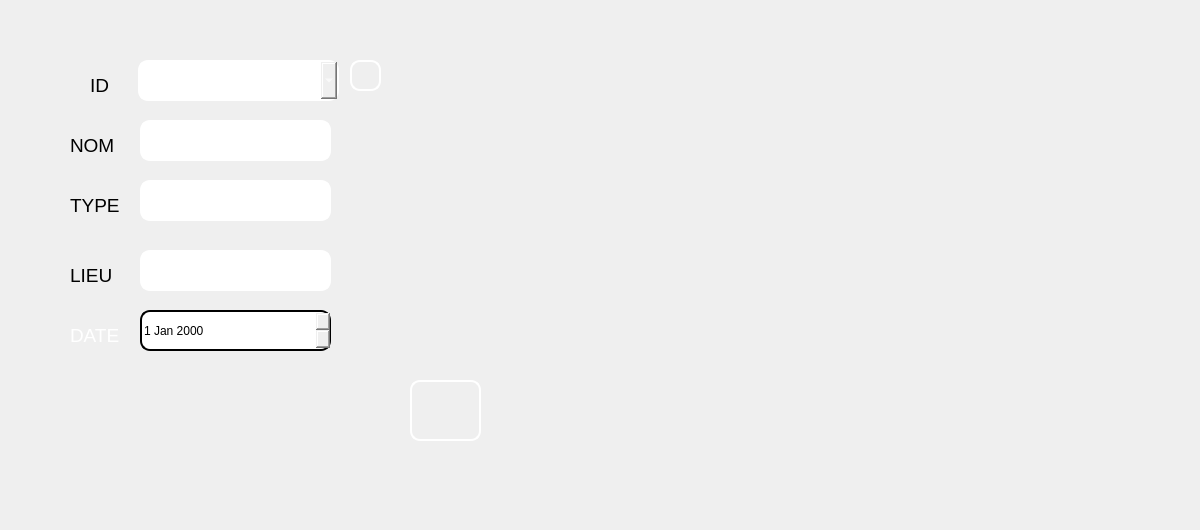
      <widget class="QWidget" name="tab_12">
       <attribute name="title">
        <string>Modifier</string>
       </attribute>
       <widget class="QPushButton" name="pb_modifier_evenements">
        <property name="geometry">
         <rect>
          <x>410</x>
          <y>380</y>
          <width>71</width>
          <height>61</height>
         </rect>
        </property>
        <property name="styleSheet">
         <string notr="true">border-style: solid;
border-color: white;
border-width: 2px;
border-radius: 10px;
color: rgb(255, 255, 255);
background-image: url(:/img/img/illustration-refresh-icon_53876-5630.jpg);
</string>
        </property>
        <property name="text">
         <string/>
        </property>
       </widget>
       <widget class="QLineEdit" name="lineEdit_nom_2_ev">
        <property name="geometry">
         <rect>
          <x>140</x>
          <y>120</y>
          <width>191</width>
          <height>41</height>
         </rect>
        </property>
        <property name="styleSheet">
         <string notr="true">border-style: solid;
border-color: white;
border-width: 2px;
border-radius: 10px;
color: rgb(255, 255, 255);</string>
        </property>
       </widget>
       <widget class="QLineEdit" name="lineEdit_type_2_ev">
        <property name="geometry">
         <rect>
          <x>140</x>
          <y>180</y>
          <width>191</width>
          <height>41</height>
         </rect>
        </property>
        <property name="styleSheet">
         <string notr="true">border-style: solid;
border-color: white;
border-width: 2px;
border-radius: 10px;
color: rgb(255, 255, 255);
</string>
        </property>
       </widget>
       <widget class="QLineEdit" name="lineEdit_lieu_2">
        <property name="geometry">
         <rect>
          <x>140</x>
          <y>250</y>
          <width>191</width>
          <height>41</height>
         </rect>
        </property>
        <property name="styleSheet">
         <string notr="true">border-style: solid;
border-color: white;
border-width: 2px;
border-radius: 10px;
color: rgb(255, 255, 255);</string>
        </property>
       </widget>
       <widget class="QComboBox" name="comboBox_8_ev">
        <property name="geometry">
         <rect>
          <x>138</x>
          <y>60</y>
          <width>201</width>
          <height>41</height>
         </rect>
        </property>
        <property name="styleSheet">
         <string notr="true">border-style: solid;
border-color: white;
border-width: 2px;
border-radius: 10px;
color: rgb(255, 255, 255);</string>
        </property>
       </widget>
       <widget class="QPushButton" name="pb_confirmer_evenements">
        <property name="geometry">
         <rect>
          <x>350</x>
          <y>60</y>
          <width>31</width>
          <height>31</height>
         </rect>
        </property>
        <property name="styleSheet">
         <string notr="true">border-style: solid;
background-image: url(:/img/img/GreenCheck.jpg);
border-color: white;
border-width: 2px;
border-radius: 10px;
color: rgb(255, 255, 255);</string>
        </property>
        <property name="text">
         <string/>
        </property>
       </widget>
       <widget class="QDateEdit" name="dateEdit_ev99">
        <property name="geometry">
         <rect>
          <x>140</x>
          <y>310</y>
          <width>191</width>
          <height>41</height>
         </rect>
        </property>
        <property name="styleSheet">
         <string notr="true">border-style:solid;
bordor-color:white;
border-width:2px;
border-radius:10px;
color:rjb(255,255,255);</string>
        </property>
       </widget>
       <widget class="QLabel" name="label_88">
        <property name="enabled">
         <bool>false</bool>
        </property>
        <property name="geometry">
         <rect>
          <x>90</x>
          <y>70</y>
          <width>31</width>
          <height>31</height>
         </rect>
        </property>
        <property name="maximumSize">
         <size>
          <width>94</width>
          <height>76</height>
         </size>
        </property>
        <property name="font">
         <font>
          <family>MS Shell Dlg 2</family>
          <pointsize>11</pointsize>
          <weight>50</weight>
          <italic>false</italic>
          <bold>false</bold>
         </font>
        </property>
        <property name="toolTip">
         <string>&lt;html&gt;&lt;head/&gt;&lt;body&gt;&lt;p&gt;ID&lt;/p&gt;&lt;/body&gt;&lt;/html&gt;</string>
        </property>
        <property name="styleSheet">
         <string notr="true">background-image: url(:/img/img/585e4adacb11b227491c3392.png);

color: rgb(0, 0, 0);
</string>
        </property>
        <property name="text">
         <string>&lt;html&gt;&lt;head/&gt;&lt;body&gt;&lt;p&gt;&lt;span style=&quot; font-size:14pt;&quot;&gt;ID&lt;/span&gt;&lt;/p&gt;&lt;/body&gt;&lt;/html&gt;</string>
        </property>
        <property name="wordWrap">
         <bool>false</bool>
        </property>
       </widget>
       <widget class="QLabel" name="label_89">
        <property name="enabled">
         <bool>false</bool>
        </property>
        <property name="geometry">
         <rect>
          <x>70</x>
          <y>260</y>
          <width>51</width>
          <height>31</height>
         </rect>
        </property>
        <property name="maximumSize">
         <size>
          <width>94</width>
          <height>76</height>
         </size>
        </property>
        <property name="font">
         <font>
          <family>MS Shell Dlg 2</family>
          <pointsize>11</pointsize>
          <weight>50</weight>
          <italic>false</italic>
          <bold>false</bold>
         </font>
        </property>
        <property name="toolTip">
         <string>&lt;html&gt;&lt;head/&gt;&lt;body&gt;&lt;p&gt;ID&lt;/p&gt;&lt;/body&gt;&lt;/html&gt;</string>
        </property>
        <property name="styleSheet">
         <string notr="true">background-image: url(:/img/img/585e4adacb11b227491c3392.png);

color: rgb(0, 0, 0);
</string>
        </property>
        <property name="text">
         <string>&lt;html&gt;&lt;head/&gt;&lt;body&gt;&lt;p&gt;&lt;span style=&quot; font-size:14pt;&quot;&gt;LIEU&lt;/span&gt;&lt;/p&gt;&lt;/body&gt;&lt;/html&gt;</string>
        </property>
        <property name="wordWrap">
         <bool>false</bool>
        </property>
       </widget>
       <widget class="QLabel" name="label_90">
        <property name="enabled">
         <bool>false</bool>
        </property>
        <property name="geometry">
         <rect>
          <x>70</x>
          <y>190</y>
          <width>51</width>
          <height>31</height>
         </rect>
        </property>
        <property name="maximumSize">
         <size>
          <width>94</width>
          <height>76</height>
         </size>
        </property>
        <property name="font">
         <font>
          <family>MS Shell Dlg 2</family>
          <pointsize>11</pointsize>
          <weight>50</weight>
          <italic>false</italic>
          <bold>false</bold>
         </font>
        </property>
        <property name="toolTip">
         <string>&lt;html&gt;&lt;head/&gt;&lt;body&gt;&lt;p&gt;ID&lt;/p&gt;&lt;/body&gt;&lt;/html&gt;</string>
        </property>
        <property name="styleSheet">
         <string notr="true">background-image: url(:/img/img/585e4adacb11b227491c3392.png);

color: rgb(0, 0, 0);
</string>
        </property>
        <property name="text">
         <string>&lt;html&gt;&lt;head/&gt;&lt;body&gt;&lt;p&gt;&lt;span style=&quot; font-size:14pt;&quot;&gt;TYPE&lt;/span&gt;&lt;/p&gt;&lt;/body&gt;&lt;/html&gt;</string>
        </property>
        <property name="wordWrap">
         <bool>false</bool>
        </property>
       </widget>
       <widget class="QLabel" name="label_91">
        <property name="enabled">
         <bool>false</bool>
        </property>
        <property name="geometry">
         <rect>
          <x>70</x>
          <y>320</y>
          <width>61</width>
          <height>31</height>
         </rect>
        </property>
        <property name="maximumSize">
         <size>
          <width>94</width>
          <height>76</height>
         </size>
        </property>
        <property name="font">
         <font>
          <family>MS Shell Dlg 2</family>
          <pointsize>11</pointsize>
          <weight>50</weight>
          <italic>false</italic>
          <bold>false</bold>
         </font>
        </property>
        <property name="toolTip">
         <string>&lt;html&gt;&lt;head/&gt;&lt;body&gt;&lt;p&gt;ID&lt;/p&gt;&lt;/body&gt;&lt;/html&gt;</string>
        </property>
        <property name="styleSheet">
         <string notr="true">background-image: url(:/img/img/585e4adacb11b227491c3392.png);

color: rgb(255,255,255);
</string>
        </property>
        <property name="text">
         <string>&lt;html&gt;&lt;head/&gt;&lt;body&gt;&lt;p&gt;&lt;span style=&quot; font-size:14pt;&quot;&gt;DATE&lt;/span&gt;&lt;/p&gt;&lt;/body&gt;&lt;/html&gt;</string>
        </property>
        <property name="wordWrap">
         <bool>false</bool>
        </property>
       </widget>
       <widget class="QLabel" name="label_92">
        <property name="enabled">
         <bool>false</bool>
        </property>
        <property name="geometry">
         <rect>
          <x>70</x>
          <y>130</y>
          <width>51</width>
          <height>31</height>
         </rect>
        </property>
        <property name="maximumSize">
         <size>
          <width>94</width>
          <height>76</height>
         </size>
        </property>
        <property name="font">
         <font>
          <family>MS Shell Dlg 2</family>
          <pointsize>11</pointsize>
          <weight>50</weight>
          <italic>false</italic>
          <bold>false</bold>
         </font>
        </property>
        <property name="toolTip">
         <string>&lt;html&gt;&lt;head/&gt;&lt;body&gt;&lt;p&gt;ID&lt;/p&gt;&lt;/body&gt;&lt;/html&gt;</string>
        </property>
        <property name="styleSheet">
         <string notr="true">background-image: url(:/img/img/585e4adacb11b227491c3392.png);

color: rgb(0, 0, 0);
</string>
        </property>
        <property name="text">
         <string>&lt;html&gt;&lt;head/&gt;&lt;body&gt;&lt;p&gt;&lt;span style=&quot; font-size:14pt;&quot;&gt;NOM&lt;/span&gt;&lt;/p&gt;&lt;/body&gt;&lt;/html&gt;</string>
        </property>
        <property name="wordWrap">
         <bool>false</bool>
        </property>
       </widget>
       <widget class="QLabel" name="label_15">
        <property name="geometry">
         <rect>
          <x>1070</x>
          <y>400</y>
          <width>121</width>
          <height>121</height>
         </rect>
        </property>
        <property name="styleSheet">
         <string notr="true">background-image: url(:/img/img/1024px-Volkswagen_Logo_till_1995.svg.png);</string>
        </property>
        <property name="text">
         <string/>
        </property>
       </widget>
      </widget>
